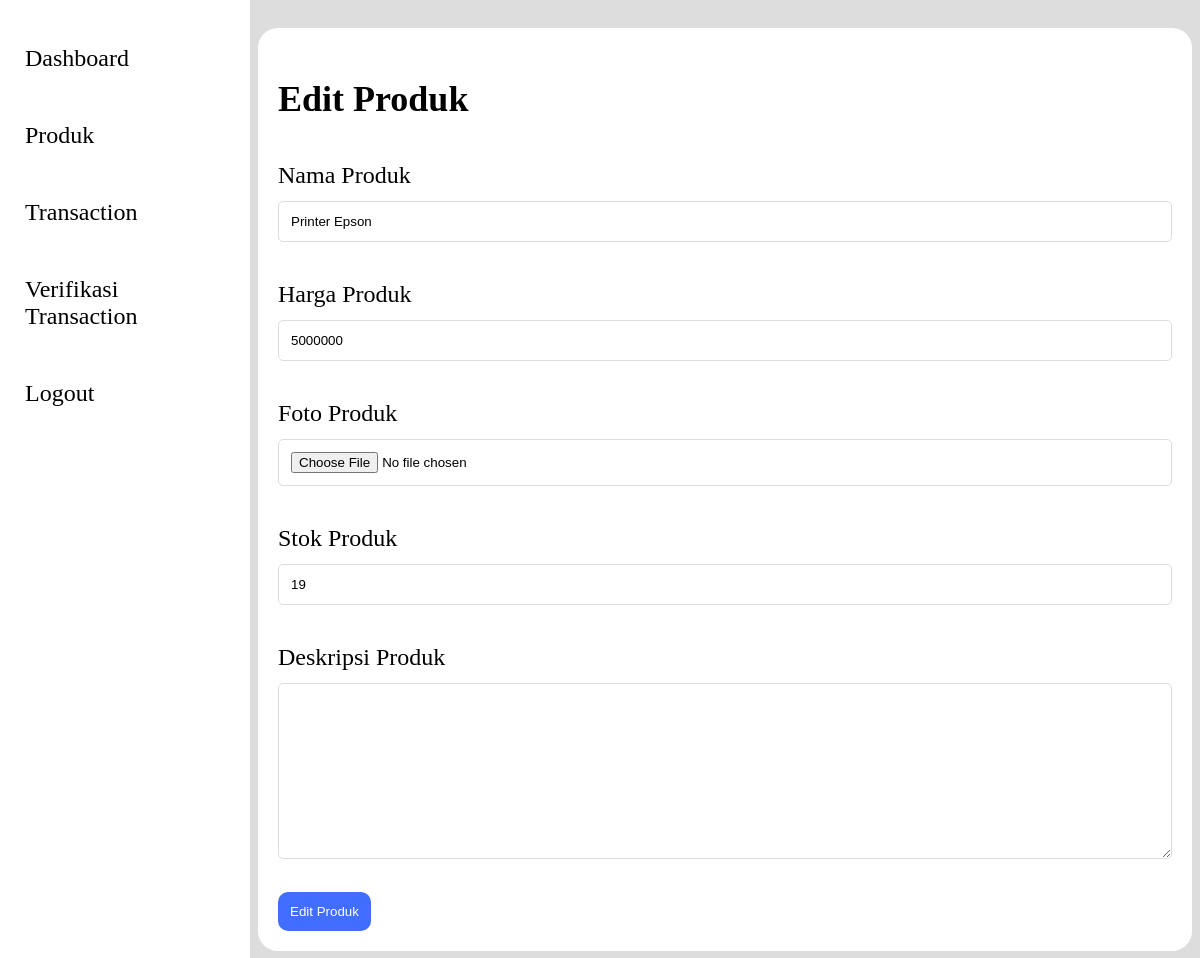
The page /admin/edit_produk.php?id=5 (signed in) on the database its author committed.
### tables this page shows
CREATE TABLE `product` (
  `id_produk` int(11) NOT NULL,
  `nama_produk` varchar(100) NOT NULL,
  `harga_produk` varchar(100) NOT NULL,
  `foto_produk` text,
  `stok_produk` varchar(50) NOT NULL,
  `desk_produk` varchar(255) NOT NULL
);

### admin/function.php (called while the page is built, shortened)
<?php
require '../koneksi.php';
function query($query){
    global $conn;
    $rows = [];
    $result = mysqli_query($conn, $query);
    while($row = mysqli_fetch_assoc($result)){
        $rows[] = $row;
    }
    return $rows;
}
?>

### admin/edit_produk.php (the view, shortened to what this page needs)
<?php
require'function.php';
$id = $_GET["id"];
$data = query("SELECT * FROM product WHERE id_produk = $id")[0];
?>
<?php include '../layout/sidebar.php' ?>
<div class="main">
    <div class="box">
        <h2>Edit Produk</h2>
        <form method="post" enctype="multipart/form-data">
            <label>Nama Produk</label>
            <input type="text" name="nama_produk" class="form-control" value="<?=$data['nama_produk'];?>" ><br /><br />
            <label>Harga Produk</label>
            <input type="text" name="harga_produk" class="form-control" value="<?=$data['harga_produk'];?>"><br /><br />
            <label>Foto Produk</label>
            <input type="file" name="foto_produk" class="form-control" value="<?=$data['foto_produk'];?>"><br /><br />
            <label>Stok Produk</label>
            <input type="text" name="stok_produk" class="form-control" value="<?=$data['stok_produk'];?>"><br /><br />
            <label>Deskripsi Produk</label><br />
            <textarea type="text" name="desk_produk" rows="10" class="form-control">
            <?=$data['desk_produk'];?>
            </textarea><br /><br />
            <button type="submit" name="submit">Edit Produk</button>
        </form>
    </div>
</div>

### style/admin.css (style rules this page uses)
body { background: #ddd; }
.main { margin-left: 250px; padding-top: 20px; font-size: 24px; }
.box { height: 100%; padding: 20px; background: #fff; border-radius: 20px; }
label { padding: 12px 12px 12px 0; display: inline-block; }
.form-control { width: 100%; padding: 12px; border: 1px solid #ddd; border-radius: 5px; box-sizing: border-box; }
button { background-color: #426eff; color: #ffffff; padding: 12px; border: none; border-radius: 10px; cursor: pointer; }

### rows shown on the page
product: nama_produk "Printer Epson", harga_produk "5000000", stok_produk "19"
